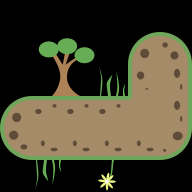

A level layout from a 2D game, rendered from its tile map. Below: a short description, then the map file with tile-grid data replaced by summaries:
An orthogonal 6x6 tile map with 32x32 px tiles, 2 tile layers (ground, deco).

<map version="1.0" orientation="orthogonal" renderorder="left-down" width="6" height="6" tilewidth="32" tileheight="32" nextobjectid="12">
 <tileset firstgid="1" source="tileset.tsx" />
 <layer name="ground" width="6" height="6">
  <data>[36 cells, 16 non-empty, 9 distinct tile ids]</data>
 </layer>
 <layer name="deco" width="6" height="6">
  <data>[36 cells, 7 non-empty, 7 distinct tile ids]</data>
 </layer>
</map>
